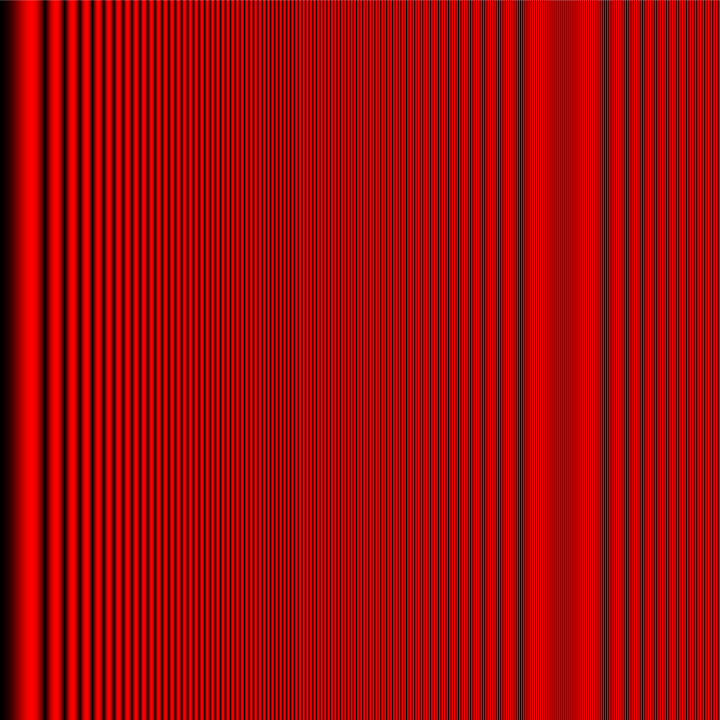
Frame 1 (no input)
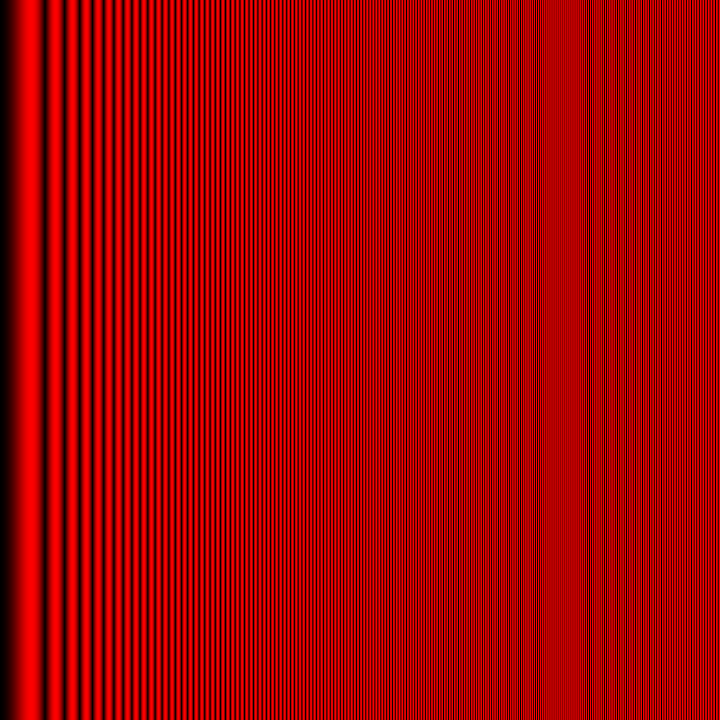
Frame 60 (the mouse pressed at the canvas centre just before this capture)
Frame 120 (the mouse held since frame 60 and released just before this capture): identical to frame 60, image omitted

The Processing sketch that drew these frames (run headless with seeded random() and noise(); from frame 60 on, the mouse is pressed at the canvas centre):

// Processing sketch: synthlines
// ── synthlines.pde
///////////////////////////// Varialbles ///////////////////////////// 
float [] sineWave;

///////////////////////////// Setup ///////////////////////////// 
void setup(){
size(720,720);
background(255);
sineWave = new float[width];
for (int g = 0; g < sineWave.length; g++) {
    // Fill array with values from sin()
    
    float r = map(g, 0, width, 0, g+TWO_PI);
    sineWave[g] = abs(sin(r));
  }
}

///////////////////////////// Draw ///////////////////////////// 
void draw(){


  for (int g = 0; g < sineWave.length; g++) {
    // Set stroke values to numbers read from array
    stroke( sineWave[g] * 255,sineWave[g] * 0,sineWave[g] * 0);
    line(g, 0, g, height);
  }
  
}
